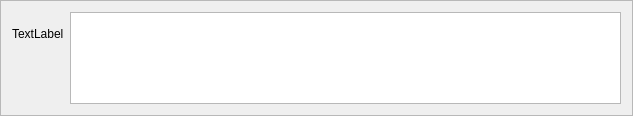
<?xml version="1.0" encoding="UTF-8"?>
<ui version="4.0">
 <class>Plot</class>
 <widget class="QFrame" name="Plot">
  <property name="geometry">
   <rect>
    <x>0</x>
    <y>0</y>
    <width>633</width>
    <height>116</height>
   </rect>
  </property>
  <property name="sizePolicy">
   <sizepolicy hsizetype="Preferred" vsizetype="Fixed">
    <horstretch>0</horstretch>
    <verstretch>0</verstretch>
   </sizepolicy>
  </property>
  <property name="windowTitle">
   <string>Frame</string>
  </property>
  <property name="frameShape">
   <enum>QFrame::StyledPanel</enum>
  </property>
  <property name="frameShadow">
   <enum>QFrame::Raised</enum>
  </property>
  <layout class="QHBoxLayout" name="horizontalLayout">
   <item>
    <layout class="QVBoxLayout" name="verticalLayout">
     <item>
      <widget class="QLabel" name="label">
       <property name="text">
        <string>TextLabel</string>
       </property>
      </widget>
     </item>
     <item>
      <widget class="QLabel" name="lastValue">
       <property name="text">
        <string/>
       </property>
      </widget>
     </item>
    </layout>
   </item>
   <item>
    <widget class="QGraphicsView" name="graphicsView"/>
   </item>
  </layout>
 </widget>
 <resources/>
 <connections/>
</ui>
